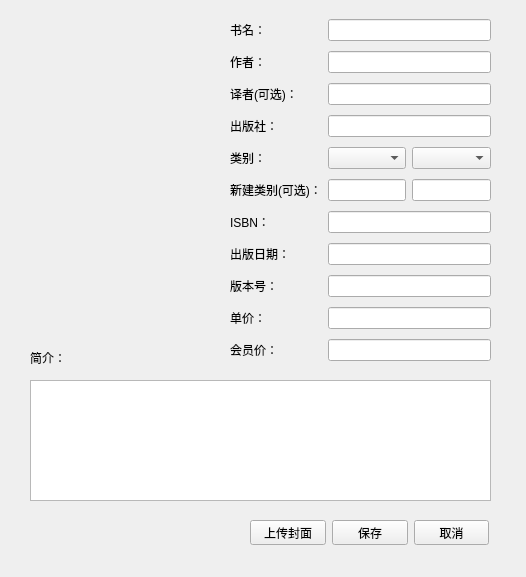
<?xml version="1.0" encoding="UTF-8"?>
<ui version="4.0">
 <class>edit_book_detail</class>
 <widget class="QWidget" name="edit_book_detail">
  <property name="geometry">
   <rect>
    <x>0</x>
    <y>0</y>
    <width>526</width>
    <height>577</height>
   </rect>
  </property>
  <property name="windowTitle">
   <string>编辑图书</string>
  </property>
  <widget class="QLabel" name="label_intro">
   <property name="geometry">
    <rect>
     <x>30</x>
     <y>350</y>
     <width>36</width>
     <height>16</height>
    </rect>
   </property>
   <property name="text">
    <string>简介：</string>
   </property>
  </widget>
  <widget class="QPlainTextEdit" name="intro">
   <property name="geometry">
    <rect>
     <x>30</x>
     <y>380</y>
     <width>461</width>
     <height>121</height>
    </rect>
   </property>
  </widget>
  <widget class="QWidget" name="layoutWidget">
   <property name="geometry">
    <rect>
     <x>250</x>
     <y>520</y>
     <width>239</width>
     <height>25</height>
    </rect>
   </property>
   <layout class="QHBoxLayout" name="horizontalLayout">
    <item>
     <widget class="QPushButton" name="pushButton_upload">
      <property name="text">
       <string>上传封面</string>
      </property>
     </widget>
    </item>
    <item>
     <widget class="QPushButton" name="pushButton_save">
      <property name="text">
       <string>保存</string>
      </property>
     </widget>
    </item>
    <item>
     <widget class="QPushButton" name="pushButton_cancel">
      <property name="text">
       <string>取消</string>
      </property>
     </widget>
    </item>
   </layout>
  </widget>
  <widget class="QLabel" name="picture">
   <property name="geometry">
    <rect>
     <x>20</x>
     <y>40</y>
     <width>191</width>
     <height>271</height>
    </rect>
   </property>
   <property name="text">
    <string/>
   </property>
   <property name="pixmap">
    <pixmap>../icon/background.jpg</pixmap>
   </property>
   <property name="scaledContents">
    <bool>true</bool>
   </property>
  </widget>
  <widget class="QWidget" name="">
   <property name="geometry">
    <rect>
     <x>230</x>
     <y>15</y>
     <width>261</width>
     <height>351</height>
    </rect>
   </property>
   <layout class="QGridLayout" name="gridLayout">
    <item row="0" column="0">
     <widget class="QLabel" name="label_book_name">
      <property name="text">
       <string>书名：</string>
      </property>
     </widget>
    </item>
    <item row="0" column="1" colspan="2">
     <widget class="QLineEdit" name="lineEdit_book_name"/>
    </item>
    <item row="1" column="0">
     <widget class="QLabel" name="label_author">
      <property name="text">
       <string>作者：</string>
      </property>
     </widget>
    </item>
    <item row="1" column="1" colspan="2">
     <widget class="QLineEdit" name="lineEdit_author"/>
    </item>
    <item row="2" column="0">
     <widget class="QLabel" name="label_5">
      <property name="text">
       <string>译者(可选)：</string>
      </property>
     </widget>
    </item>
    <item row="2" column="1" colspan="2">
     <widget class="QLineEdit" name="lineEdit_translator"/>
    </item>
    <item row="3" column="0">
     <widget class="QLabel" name="label_press">
      <property name="text">
       <string>出版社：</string>
      </property>
     </widget>
    </item>
    <item row="3" column="1" colspan="2">
     <widget class="QLineEdit" name="lineEdit_press"/>
    </item>
    <item row="4" column="0">
     <widget class="QLabel" name="label_4">
      <property name="text">
       <string>类别：</string>
      </property>
     </widget>
    </item>
    <item row="4" column="1">
     <widget class="QComboBox" name="comboBox_class1"/>
    </item>
    <item row="4" column="2">
     <widget class="QComboBox" name="comboBox_class2"/>
    </item>
    <item row="5" column="0">
     <widget class="QLabel" name="label_6">
      <property name="text">
       <string>新建类别(可选)：</string>
      </property>
     </widget>
    </item>
    <item row="5" column="1">
     <widget class="QLineEdit" name="lineEdit_class1"/>
    </item>
    <item row="5" column="2">
     <widget class="QLineEdit" name="lineEdit_class2"/>
    </item>
    <item row="6" column="0">
     <widget class="QLabel" name="label_ISBN">
      <property name="text">
       <string>ISBN：</string>
      </property>
     </widget>
    </item>
    <item row="6" column="1" colspan="2">
     <widget class="QLineEdit" name="lineEdit_ISBN"/>
    </item>
    <item row="7" column="0">
     <widget class="QLabel" name="label_pressdata">
      <property name="text">
       <string>出版日期：</string>
      </property>
     </widget>
    </item>
    <item row="7" column="1" colspan="2">
     <widget class="QLineEdit" name="lineEdit_pressdate"/>
    </item>
    <item row="8" column="0">
     <widget class="QLabel" name="label">
      <property name="text">
       <string>版本号：</string>
      </property>
     </widget>
    </item>
    <item row="8" column="1" colspan="2">
     <widget class="QLineEdit" name="lineEdit_version"/>
    </item>
    <item row="9" column="0">
     <widget class="QLabel" name="label_2">
      <property name="text">
       <string>单价：</string>
      </property>
     </widget>
    </item>
    <item row="9" column="1" colspan="2">
     <widget class="QLineEdit" name="lineEdit_price"/>
    </item>
    <item row="10" column="0">
     <widget class="QLabel" name="label_3">
      <property name="text">
       <string>会员价：</string>
      </property>
     </widget>
    </item>
    <item row="10" column="1" colspan="2">
     <widget class="QLineEdit" name="lineEdit_vip_price"/>
    </item>
   </layout>
  </widget>
 </widget>
 <resources/>
 <connections/>
</ui>
